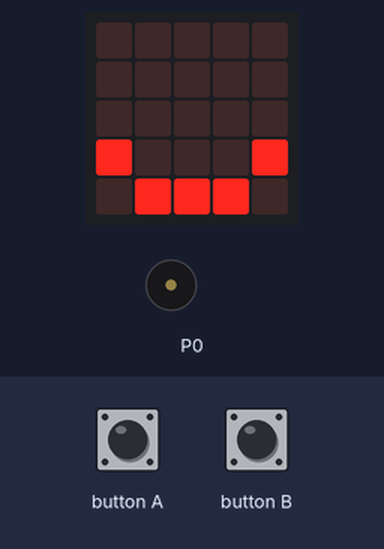
A program run on a simulated BBC micro:bit (MakeCode). On the bench: the board's 5×5 LED display, buzzer (waves = sounding). Inputs (shaded band) come from the test bench.

Above: at 0.61 s.
1.3 s: button A pressed for 0.15 s
At 1.78 s:
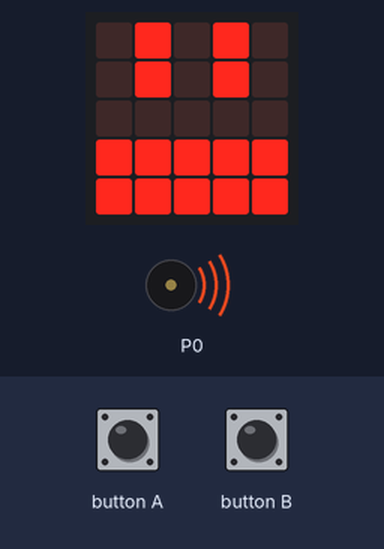
2.0 s: button B pressed for 0.15 s
At 2.22 s:
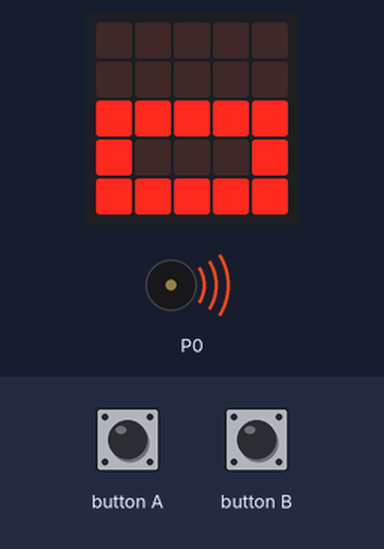
2.7 s: button A pressed for 0.15 s
At 2.98 s:
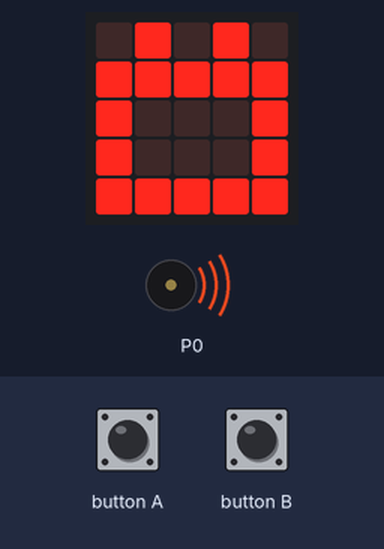
3.4 s: button B pressed for 0.15 s
At 3.42 s:
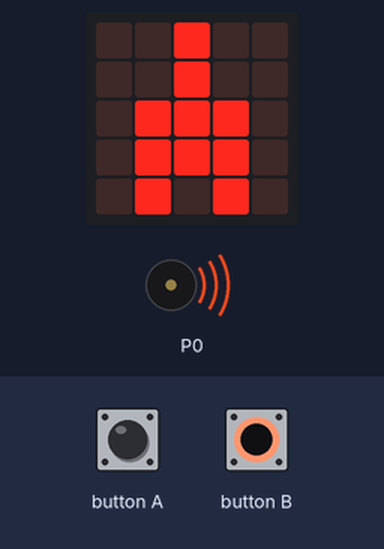
4.1 s: button A pressed for 0.15 s
7.8 s: button B pressed for 0.15 s
Timing chart, 0 to 9.5 s (numbered marks = the images above; inputs shaded):
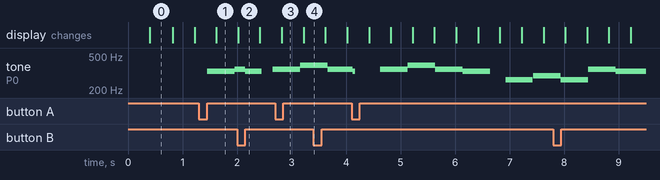

The program:

main.ts
```typescript
input.onButtonPressed(Button.A, function () {
    _1 = false
    music.play(music.stringPlayable("E F G F E - - - ", 120), music.PlaybackMode.InBackground)
    basic.showLeds(`
        . # . # .
        . # . # .
        . . . . .
        # # # # #
        # # # # #
        `)
    basic.showLeds(`
        . . . . .
        . . . . .
        # # # # #
        # . . . #
        # # # # #
        `)
    basic.pause(100)
    basic.showLeds(`
        . # . # .
        # # # # #
        # . . . #
        # . . . #
        # # # # #
        `)
    basic.pause(100)
    basic.showLeds(`
        # # # # #
        # . . . #
        # . . . #
        # . . . #
        # # # # #
        `)
    basic.pause(100)
    _1 = true
    _2 += 1
    _3 += 1
})
input.onButtonPressed(Button.B, function () {
    _1 = false
    music.play(music.stringPlayable("E F G F E - - - ", 120), music.PlaybackMode.InBackground)
    basic.showLeds(`
        # . . . .
        . # . . .
        . # # # .
        . # # # .
        . # . # .
        `)
    basic.showLeds(`
        . . # . .
        . . # . .
        . # # # .
        . # # # .
        . # . # .
        `)
    basic.showLeds(`
        . . . . #
        . . . # .
        . # # # .
        . # # # .
        . # . # .
        `)
    basic.showLeds(`
        . . # . .
        . . # . .
        . # # # .
        . # # # .
        . # . # .
        `)
    basic.showLeds(`
        # . . . .
        . # . . .
        . # # # .
        . # # # .
        . # . # .
        `)
    _1 = true
    _2 += 1
    _3 += 1
})
let _3 = 0
let _1 = false
_1 = true
let _2 = 0
basic.forever(function () {
    if (_1) {
        basic.showLeds(`
            . # . # .
            . # . # .
            . . . . .
            # . . . #
            . # # # .
            `)
        basic.showLeds(`
            . . . . .
            . . . . .
            . . . . .
            # . . . #
            . # # # .
            `)
    }
    if (_2 == 3) {
        music._playDefaultBackground(music.builtInPlayableMelody(Melodies.Birthday), music.PlaybackMode.UntilDone)
        music.stopAllSounds()
    }
    if (_2 > 3) {
        _2 = 1
    }
    if (_3 == 30) {
        _1 = false
        basic.clearScreen()
        basic.showLeds(`
            # . # . #
            . # . # .
            # . # . #
            . . . . .
            # # # # #
            `)
    }
})
```

test.ts
```typescript
// 在這裡測試；當此封包作為擴充功能時，將不會編譯此內容。
```

Measured:
- after the input at 1.3 s, tone on P0: silent → 330 Hz after 0.15 s, → 349 Hz 0.51 s later; the display: changes after 0.32 s (image 1)
- after the input at 2.0 s, tone on P0: 349 Hz → 330 Hz after 0.15 s, → silent 0.31 s later, → 349 Hz 0.20 s later
- what the display in image 0 shows lasts 0.4 s, from 0.4 s to 0.8 s
